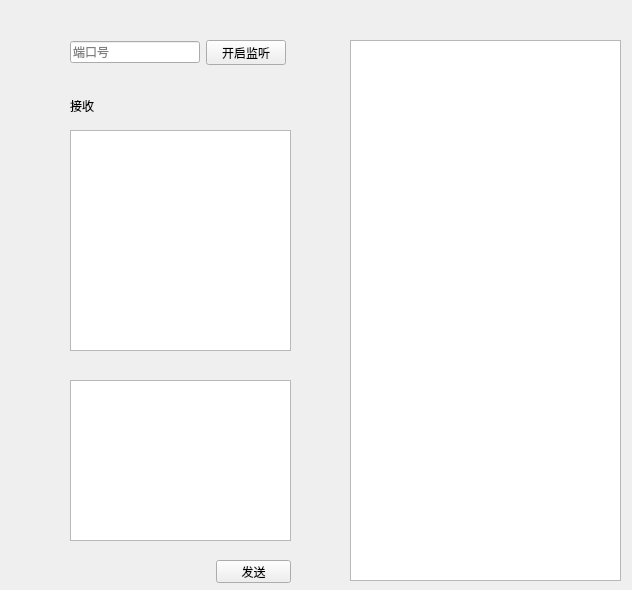
<?xml version="1.0" encoding="UTF-8"?>
<ui version="4.0">
 <class>Widget</class>
 <widget class="QWidget" name="Widget">
  <property name="geometry">
   <rect>
    <x>0</x>
    <y>0</y>
    <width>632</width>
    <height>590</height>
   </rect>
  </property>
  <property name="windowTitle">
   <string>服务器</string>
  </property>
  <widget class="QListWidget" name="listWidgetLOG">
   <property name="geometry">
    <rect>
     <x>350</x>
     <y>40</y>
     <width>271</width>
     <height>541</height>
    </rect>
   </property>
  </widget>
  <widget class="QTextEdit" name="textEditRECEIVE">
   <property name="geometry">
    <rect>
     <x>70</x>
     <y>130</y>
     <width>221</width>
     <height>221</height>
    </rect>
   </property>
  </widget>
  <widget class="QLabel" name="label">
   <property name="geometry">
    <rect>
     <x>70</x>
     <y>100</y>
     <width>54</width>
     <height>12</height>
    </rect>
   </property>
   <property name="text">
    <string>接收</string>
   </property>
  </widget>
  <widget class="QTextEdit" name="textEdit_2SEND">
   <property name="geometry">
    <rect>
     <x>70</x>
     <y>380</y>
     <width>221</width>
     <height>161</height>
    </rect>
   </property>
  </widget>
  <widget class="QPushButton" name="pushButton_2">
   <property name="geometry">
    <rect>
     <x>216</x>
     <y>560</y>
     <width>75</width>
     <height>23</height>
    </rect>
   </property>
   <property name="text">
    <string>发送</string>
   </property>
  </widget>
  <widget class="QWidget" name="">
   <property name="geometry">
    <rect>
     <x>70</x>
     <y>40</y>
     <width>216</width>
     <height>25</height>
    </rect>
   </property>
   <layout class="QHBoxLayout" name="horizontalLayout">
    <item>
     <widget class="QLineEdit" name="lineEditPORT">
      <property name="placeholderText">
       <string>端口号</string>
      </property>
     </widget>
    </item>
    <item>
     <widget class="QPushButton" name="pushButton">
      <property name="text">
       <string>开启监听</string>
      </property>
     </widget>
    </item>
   </layout>
  </widget>
 </widget>
 <resources/>
 <connections/>
</ui>
